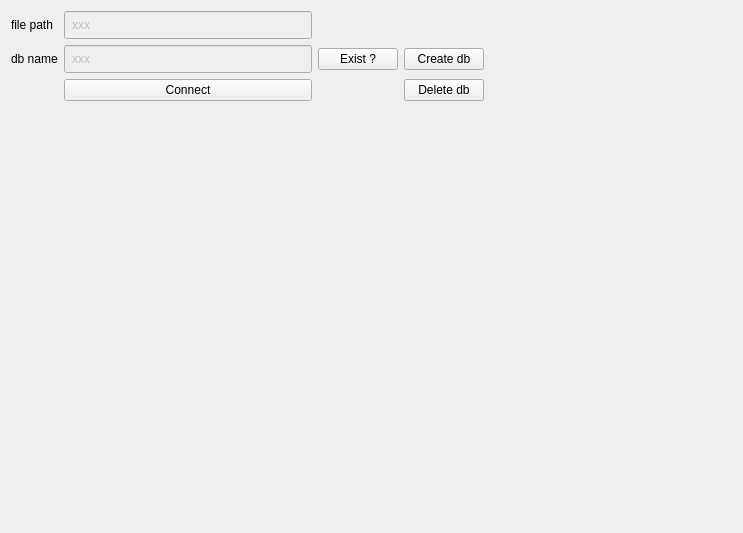
<?xml version="1.0" encoding="UTF-8"?>
<ui version="4.0">
 <class>FormTabSettings</class>
 <widget class="QWidget" name="FormTabSettings">
  <property name="geometry">
   <rect>
    <x>0</x>
    <y>0</y>
    <width>743</width>
    <height>533</height>
   </rect>
  </property>
  <property name="windowTitle">
   <string>Form</string>
  </property>
  <layout class="QVBoxLayout" name="verticalLayout">
   <item>
    <layout class="QGridLayout" name="gridLayout">
     <item row="1" column="5">
      <spacer name="horizontalSpacer">
       <property name="orientation">
        <enum>Qt::Horizontal</enum>
       </property>
       <property name="sizeHint" stdset="0">
        <size>
         <width>40</width>
         <height>20</height>
        </size>
       </property>
      </spacer>
     </item>
     <item row="3" column="1">
      <spacer name="verticalSpacer">
       <property name="orientation">
        <enum>Qt::Vertical</enum>
       </property>
       <property name="sizeHint" stdset="0">
        <size>
         <width>20</width>
         <height>40</height>
        </size>
       </property>
      </spacer>
     </item>
     <item row="2" column="1">
      <widget class="QPushButton" name="bt_connect">
       <property name="text">
        <string>Connect</string>
       </property>
      </widget>
     </item>
     <item row="1" column="0">
      <widget class="QLabel" name="label">
       <property name="text">
        <string>db name</string>
       </property>
       <property name="margin">
        <number>5</number>
       </property>
      </widget>
     </item>
     <item row="1" column="1">
      <widget class="QLineEdit" name="le_db_name">
       <property name="enabled">
        <bool>false</bool>
       </property>
       <property name="styleSheet">
        <string notr="true">padding: 5px</string>
       </property>
       <property name="text">
        <string>xxx</string>
       </property>
      </widget>
     </item>
     <item row="2" column="4">
      <widget class="QPushButton" name="bt_delete">
       <property name="text">
        <string>Delete db</string>
       </property>
      </widget>
     </item>
     <item row="1" column="2">
      <widget class="QPushButton" name="bt_exists">
       <property name="text">
        <string>Exist ?</string>
       </property>
      </widget>
     </item>
     <item row="1" column="4">
      <widget class="QPushButton" name="bt_create">
       <property name="text">
        <string>Create db</string>
       </property>
      </widget>
     </item>
     <item row="0" column="0">
      <widget class="QLabel" name="label_2">
       <property name="text">
        <string>file path</string>
       </property>
       <property name="margin">
        <number>5</number>
       </property>
      </widget>
     </item>
     <item row="0" column="1">
      <widget class="QLineEdit" name="le_db_path">
       <property name="enabled">
        <bool>false</bool>
       </property>
       <property name="styleSheet">
        <string notr="true">padding: 5px</string>
       </property>
       <property name="text">
        <string>xxx</string>
       </property>
      </widget>
     </item>
    </layout>
   </item>
  </layout>
 </widget>
 <resources/>
 <connections/>
</ui>
